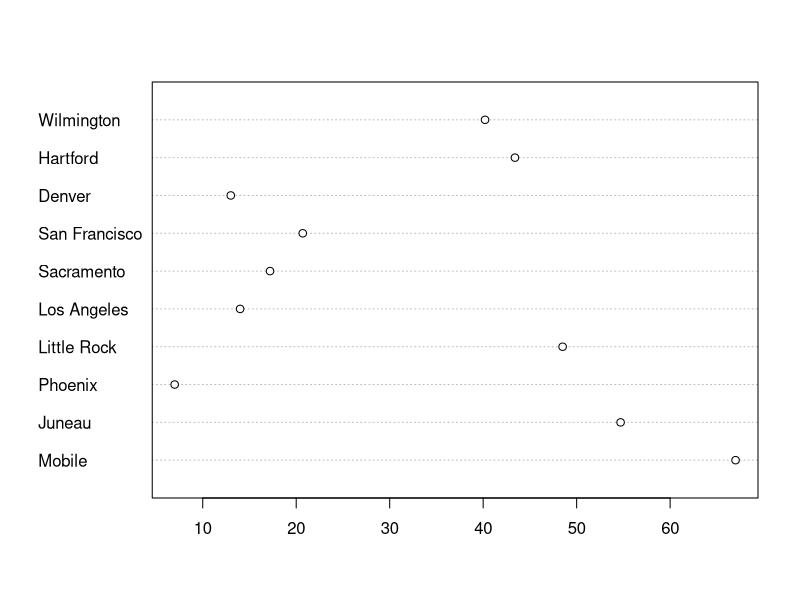
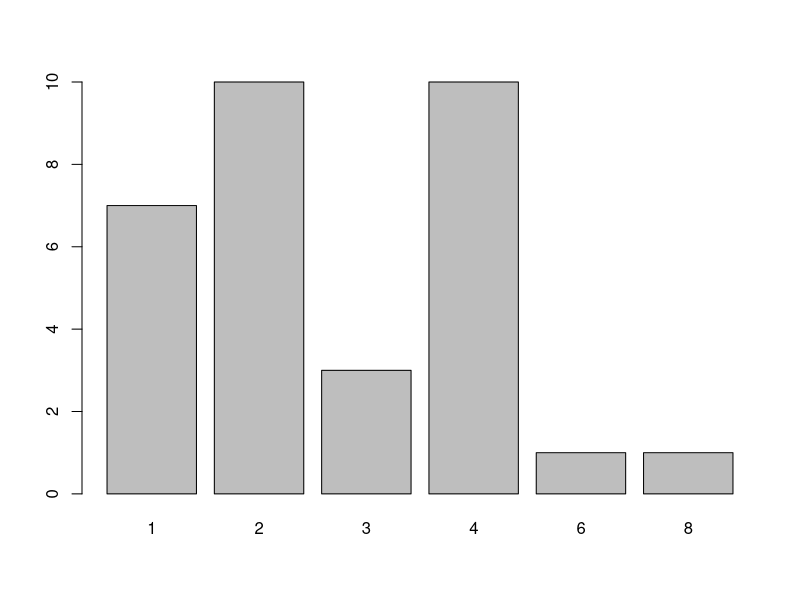
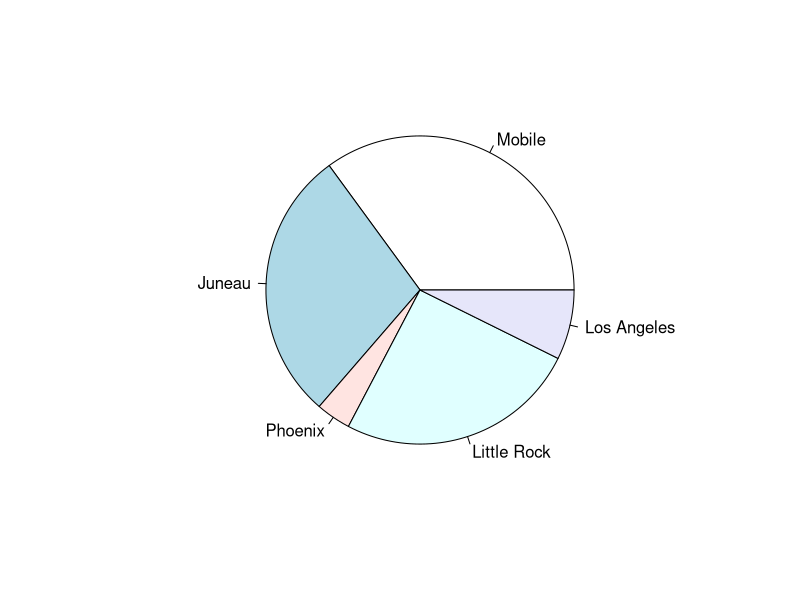
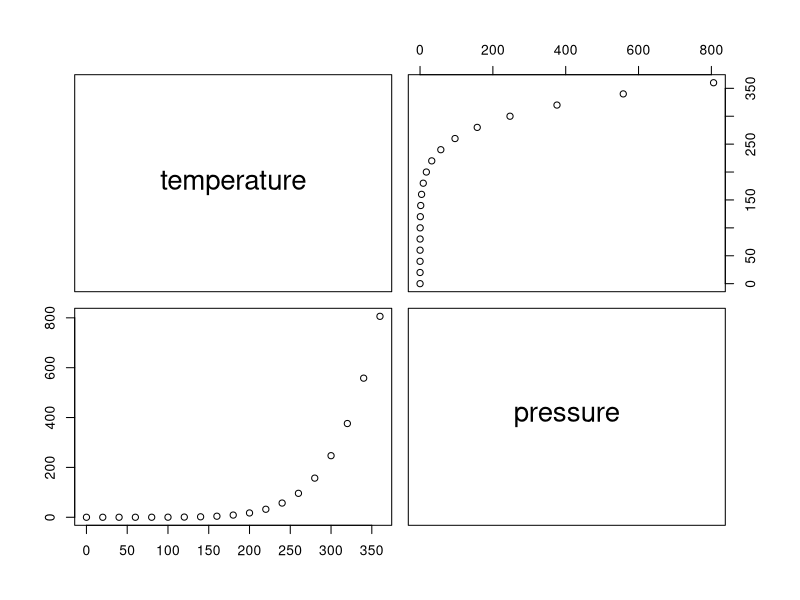
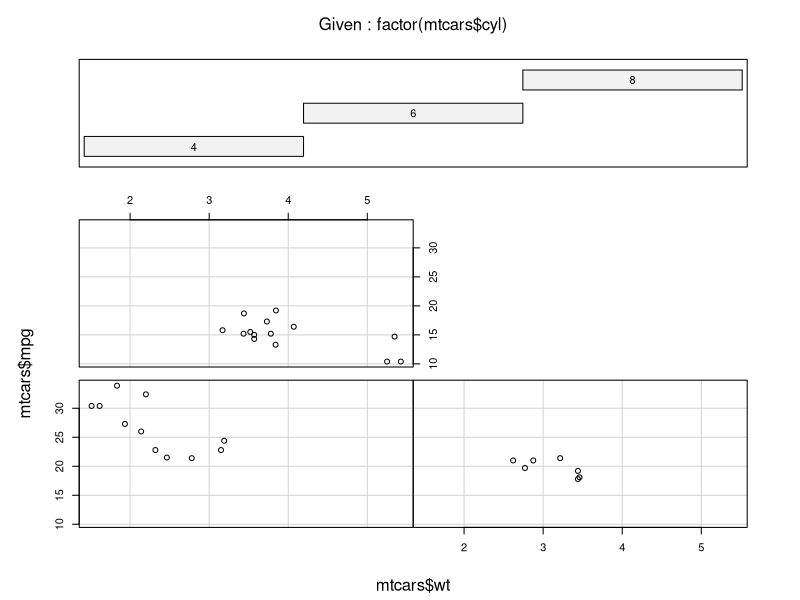
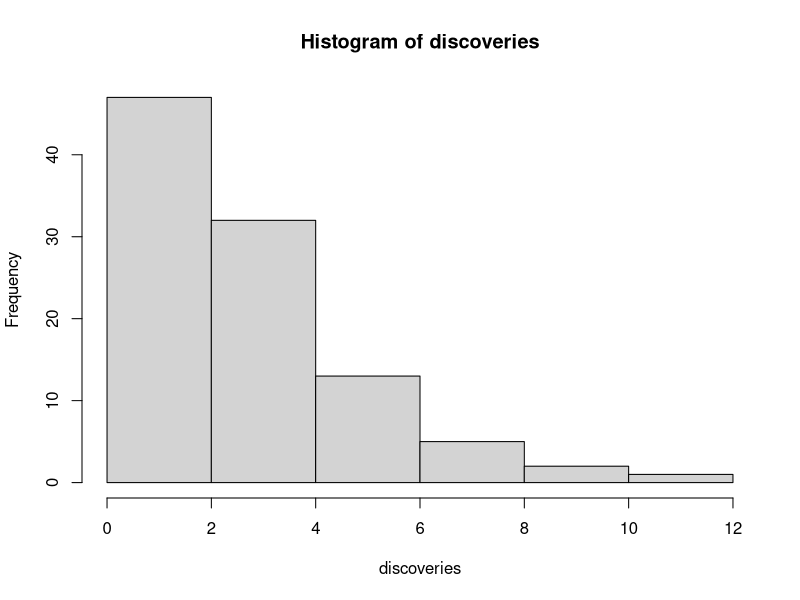
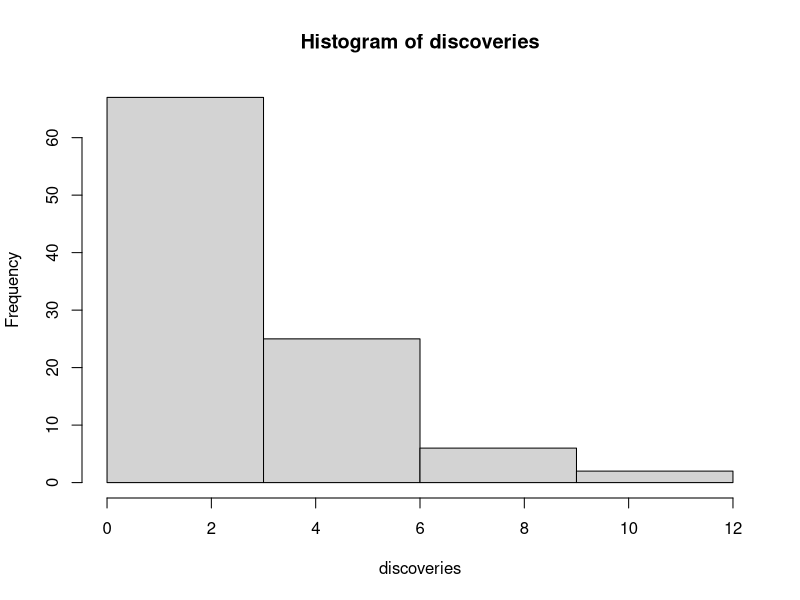

These charts were generated, in order, by the following R code:
# Otros tipos de graficas

# dotchart
precip
str(precip)
help("precip")

precip[1:10]
dotchart(precip[1:10])

# barplot
mtcars$carb
carb = table(mtcars$carb)
carb
barplot(carb)

# pie
pr = precip[1:5]
pr
pie(pr)

# pairs
pressure
str(pressure)
head(pressure)

pairs(pressure)

# coplot
coplot(mtcars$mpg ~ mtcars$wt | factor(mtcars$cyl))

# histogramas
str(discoveries)
hist(discoveries)
hist(discoveries, breaks = c(0,3,6,9,12))
